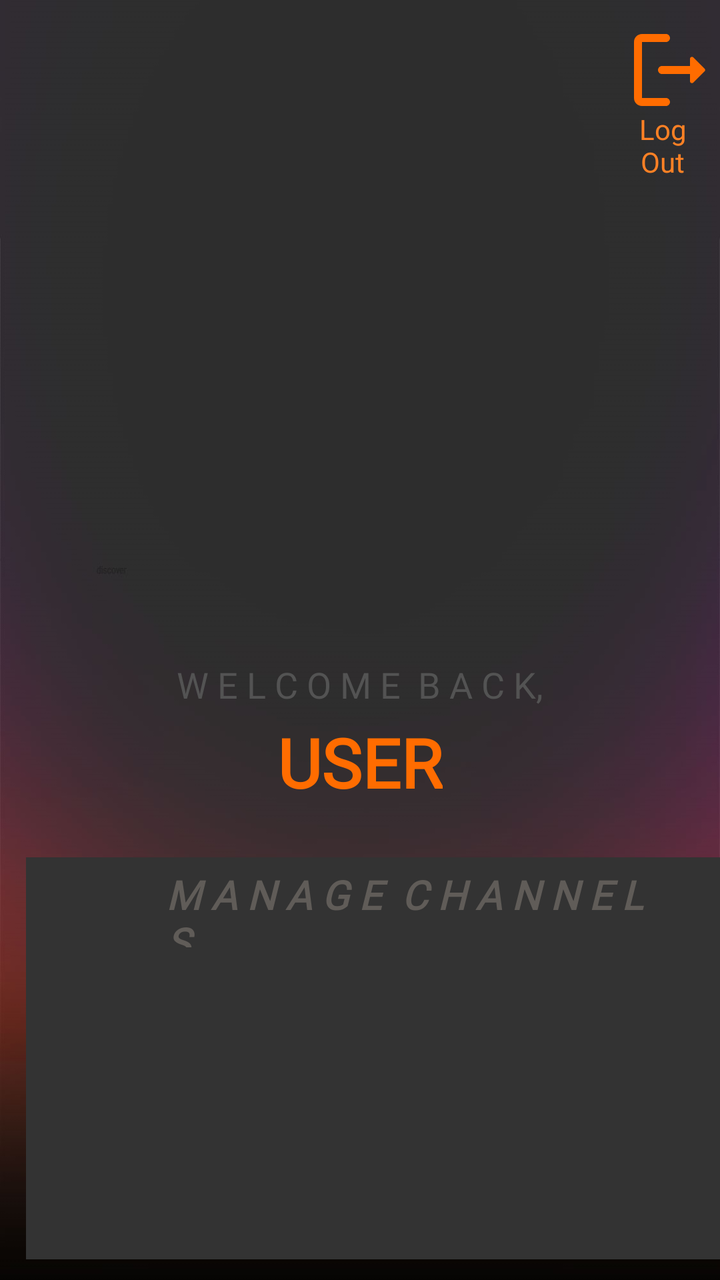
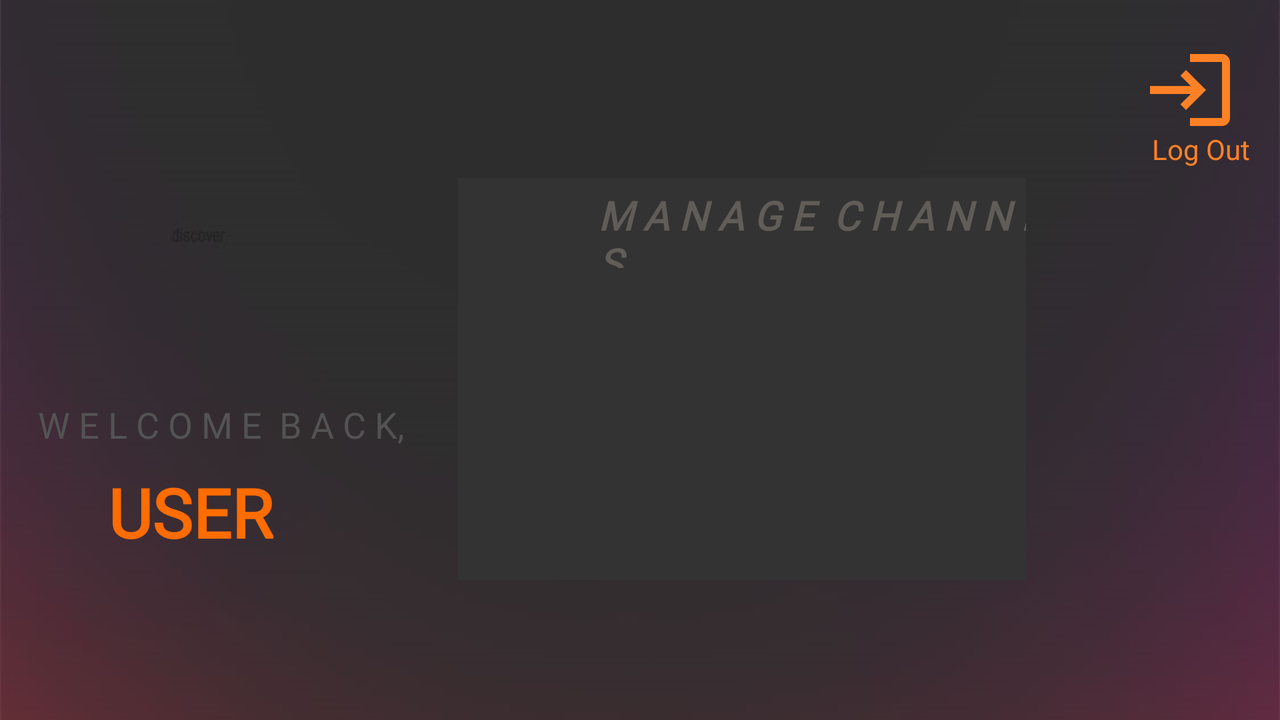

One screen, two layout resources from the same app: the default and the repository's alternative for another configuration. Each is rendered where Android would select it; the XML of both is given below.
<!-- AndroidManifest.xml: application theme Theme.Liveli -->
<!-- res/layout/fragment_profile.xml -->
<?xml version="1.0" encoding="utf-8"?>
<RelativeLayout xmlns:android="http://schemas.android.com/apk/res/android"
    xmlns:app="http://schemas.android.com/apk/res-auto"
    xmlns:tools="http://schemas.android.com/tools"
    android:layout_width="match_parent"
    android:layout_height="match_parent"
    tools:context=".Profile">

    <ImageView
        android:id="@+id/imageView"
        android:layout_width="match_parent"
        android:layout_height="match_parent"
        android:layout_alignParentStart="true"
        android:layout_alignParentTop="true"
        android:scaleType="centerCrop"
        app:srcCompat="@drawable/bg_cropped" />

    <ImageButton
        android:id="@+id/ibExit"
        android:layout_width="50dp"
        android:layout_height="40dp"
        android:layout_alignParentTop="true"
        android:layout_alignParentEnd="true"
        android:layout_marginTop="15dp"
        android:background="@android:color/transparent"
        app:srcCompat="@drawable/ic_round_logout_48" />

    <TextView
        android:id="@+id/tvLogout"
        android:layout_width="25dp"
        android:layout_height="wrap_content"
        android:layout_alignParentEnd="true"
        android:text="Log Out"
        android:textAlignment="center"
        android:textColor="#FF8125"
        android:layout_marginEnd="16dp"
        android:layout_below="@+id/ibExit"/>

    <ImageView
        android:id="@+id/ivProfilePic"
        android:layout_width="175dp"
        android:layout_height="175dp"
        android:layout_alignParentTop="true"
        android:layout_centerHorizontal="true"
        android:layout_marginTop="125dp"
        tools:srcCompat="@tools:sample/avatars" />

    <TextView
        android:id="@+id/tvWelcomeBack"
        android:layout_width="wrap_content"
        android:layout_height="wrap_content"
        android:layout_below="@+id/ivProfilePic"
        android:layout_centerHorizontal="true"
        android:layout_marginTop="30dp"
        android:fontFamily="@font/luckiest_guy"
        android:text="W E L C O M E  B A C K,"
        android:textColor="#535353"
        android:textSize="18sp" />

    <TextView
        android:id="@+id/tvUsername"
        android:layout_width="wrap_content"
        android:layout_height="wrap_content"
        android:layout_below="@+id/tvWelcomeBack"
        android:layout_centerHorizontal="true"
        android:layout_marginTop="4dp"
        android:fontFamily="@font/luckiest_guy"
        android:text="User"
        android:textAllCaps="true"
        android:textColor="@color/accent"
        android:textSize="34sp"
        android:textStyle="bold" />

    <FrameLayout
        android:layout_width="389dp"
        android:layout_height="345dp"
        android:layout_below="@+id/tvUsername"
        android:layout_marginTop="0dp">

        <TextView
            android:id="@+id/textView8"
            android:layout_width="373dp"
            android:layout_height="201dp"
            android:layout_marginStart="13dp"
            android:layout_marginTop="25dp"
            android:layout_marginBottom="0dp"
            android:background="#333333" />

        <androidx.recyclerview.widget.RecyclerView
            android:id="@+id/rvChannels"
            android:layout_width="375dp"
            android:layout_height="wrap_content"
            android:layout_centerVertical="true"
            android:layout_marginStart="13dp"
            android:layout_marginTop="80dp"
            android:layout_marginBottom="0dp"
            android:background="#00333333"
            android:scrollbars="horizontal">

        </androidx.recyclerview.widget.RecyclerView>

        <TextView
            android:id="@+id/textView9"
            android:layout_width="246dp"
            android:layout_height="40dp"
            android:layout_marginStart="83dp"
            android:layout_marginTop="30dp"
            android:layout_marginBottom="270dp"
            android:fontFamily="@font/luckiest_guy"
            android:text="M A N A G E  C H A N N E L S"
            android:textColor="#605C58"
            android:textSize="20sp"
            android:textStyle="bold|italic" />
    </FrameLayout>

</RelativeLayout>
<!-- resources referenced by this layout -->
<resources>
  <color name="accent">#ff6c00</color>
  <!-- drawable bg_cropped: jpg bitmap (drawable, 82632 bytes) -->
  <!-- drawable ic_round_logout_48 (drawable) -->
  <vector android:autoMirrored="true" android:height="48dp"
      android:tint="#FF6C00" android:viewportHeight="24"
      android:viewportWidth="24" android:width="48dp" xmlns:android="http://schemas.android.com/apk/res/android">
      <path android:fillColor="@android:color/white" android:pathData="M5,5h6c0.55,0 1,-0.45 1,-1v0c0,-0.55 -0.45,-1 -1,-1H5C3.9,3 3,3.9 3,5v14c0,1.1 0.9,2 2,2h6c0.55,0 1,-0.45 1,-1v0c0,-0.55 -0.45,-1 -1,-1H5V5z"/>
      <path android:fillColor="@android:color/white" android:pathData="M20.65,11.65l-2.79,-2.79C17.54,8.54 17,8.76 17,9.21V11h-7c-0.55,0 -1,0.45 -1,1v0c0,0.55 0.45,1 1,1h7v1.79c0,0.45 0.54,0.67 0.85,0.35l2.79,-2.79C20.84,12.16 20.84,11.84 20.65,11.65z"/>
  </vector>
  <style name="Theme.Liveli" parent="Theme.MaterialComponents.DayNight.DarkActionBar">
          
          <item name="colorPrimary">@color/accent</item>
          <item name="colorPrimaryVariant">@color/accent</item>
          <item name="colorOnPrimary">@color/white</item>
          
          <item name="colorSecondary">@color/teal_200</item>
          <item name="colorSecondaryVariant">@color/teal_700</item>
          <item name="colorOnSecondary">@color/black</item>
          
          <item name="android:statusBarColor" tools:targetApi="l">?attr/colorPrimaryVariant</item>
          
      </style>
  <color name="white">#FFFFFFFF</color>
  <color name="teal_200">#FF03DAC5</color>
  <color name="teal_700">#FF018786</color>
  <color name="black">#FF000000</color>
</resources>
<!-- res/layout-land/fragment_profile.xml (the repository's variant of the layout above) -->
<!-- drawn on the phone turned sideways -->
<?xml version="1.0" encoding="utf-8"?>
<RelativeLayout xmlns:android="http://schemas.android.com/apk/res/android"
    xmlns:app="http://schemas.android.com/apk/res-auto"
    xmlns:tools="http://schemas.android.com/tools"
    android:layout_width="match_parent"
    android:layout_height="match_parent"
    tools:context=".Profile">

    <ImageView
        android:id="@+id/imageView"
        android:layout_width="match_parent"
        android:layout_height="match_parent"
        android:layout_alignParentStart="true"
        android:layout_alignParentTop="true"
        android:scaleType="centerCrop"
        app:srcCompat="@drawable/bg_cropped" />

    <ImageButton
        android:id="@+id/ibExit"
        android:layout_width="60dp"
        android:layout_height="60dp"
        android:layout_alignParentTop="true"
        android:layout_alignParentEnd="true"
        android:layout_marginTop="15dp"
        android:layout_marginEnd="15dp"
        android:background="@android:color/transparent"
        app:srcCompat="@drawable/ic_outline_login_48" />

    <TextView
        android:id="@+id/tvLogout"
        android:layout_width="wrap_content"
        android:layout_height="wrap_content"
        android:layout_alignParentTop="true"
        android:layout_alignParentEnd="true"
        android:layout_marginTop="65dp"
        android:layout_marginEnd="15dp"
        android:text="Log Out"
        android:textColor="#FF8125" />

    <ImageView
        android:id="@+id/ivProfilePic"
        android:layout_width="175dp"
        android:layout_height="175dp"
        android:layout_alignParentStart="true"
        android:layout_alignParentTop="true"
        android:layout_marginStart="12dp"
        android:layout_marginTop="12dp"
        tools:srcCompat="@tools:sample/avatars" />

    <TextView
        android:id="@+id/tvWelcomeBack"
        android:layout_width="wrap_content"
        android:layout_height="wrap_content"
        android:layout_below="@+id/ivProfilePic"
        android:layout_alignParentStart="true"
        android:layout_centerVertical="true"
        android:layout_marginStart="19dp"
        android:layout_marginTop="13dp"
        android:fontFamily="@font/luckiest_guy"
        android:text="W E L C O M E  B A C K,"
        android:textColor="#535353"
        android:textSize="18sp" />

    <TextView
        android:id="@+id/tvUsername"
        android:layout_width="wrap_content"
        android:layout_height="wrap_content"
        android:layout_below="@+id/tvWelcomeBack"
        android:layout_alignParentStart="true"
        android:layout_marginStart="54dp"
        android:layout_marginTop="9dp"
        android:fontFamily="@font/luckiest_guy"
        android:text="User"
        android:textAllCaps="true"
        android:textColor="@color/accent"
        android:textSize="34sp"
        android:textStyle="bold" />

    <FrameLayout
        android:layout_width="389dp"
        android:layout_height="345dp"
        android:layout_alignParentTop="true"
        android:layout_alignParentEnd="true"
        android:layout_alignParentBottom="true"
        android:layout_marginStart="29dp"
        android:layout_marginTop="64dp"
        android:layout_marginEnd="127dp"
        android:layout_marginBottom="2dp"
        android:layout_toEndOf="@+id/ivProfilePic">

        <TextView
            android:id="@+id/textView8"
            android:layout_width="373dp"
            android:layout_height="201dp"
            android:layout_marginStart="13dp"
            android:layout_marginTop="25dp"
            android:layout_marginBottom="0dp"
            android:background="#333333" />

        <androidx.recyclerview.widget.RecyclerView
            android:id="@+id/rvChannels"
            android:layout_width="327dp"
            android:layout_height="147dp"
            android:layout_centerVertical="true"
            android:layout_marginStart="13dp"
            android:layout_marginTop="80dp"
            android:layout_marginBottom="0dp"
            android:background="#00333333"
            android:scrollbars="horizontal">

        </androidx.recyclerview.widget.RecyclerView>

        <TextView
            android:id="@+id/textView9"
            android:layout_width="246dp"
            android:layout_height="40dp"
            android:layout_marginStart="83dp"
            android:layout_marginTop="30dp"
            android:layout_marginBottom="270dp"
            android:fontFamily="@font/luckiest_guy"
            android:text="M A N A G E  C H A N N E L S"
            android:textColor="#605C58"
            android:textSize="20sp"
            android:textStyle="bold|italic" />
    </FrameLayout>

</RelativeLayout>
<!-- resources referenced by the variant -->
<!-- as the phone turned sideways resolves them -->
<resources>
  <color name="accent">#ff6c00</color>
  <!-- drawable bg_cropped: jpg bitmap (drawable, 82632 bytes) -->
  <!-- drawable ic_outline_login_48 (drawable) -->
  <vector android:autoMirrored="true" android:height="48dp"
      android:tint="#FF8125" android:viewportHeight="24"
      android:viewportWidth="24" android:width="48dp" xmlns:android="http://schemas.android.com/apk/res/android">
      <path android:fillColor="@android:color/white" android:pathData="M11,7L9.6,8.4l2.6,2.6H2v2h10.2l-2.6,2.6L11,17l5,-5L11,7zM20,19h-8v2h8c1.1,0 2,-0.9 2,-2V5c0,-1.1 -0.9,-2 -2,-2h-8v2h8V19z"/>
  </vector>
  <style name="Theme.Liveli" parent="Theme.MaterialComponents.DayNight.DarkActionBar">
          
          <item name="colorPrimary">@color/accent</item>
          <item name="colorPrimaryVariant">@color/accent</item>
          <item name="colorOnPrimary">@color/white</item>
          
          <item name="colorSecondary">@color/teal_200</item>
          <item name="colorSecondaryVariant">@color/teal_700</item>
          <item name="colorOnSecondary">@color/black</item>
          
          <item name="android:statusBarColor" tools:targetApi="l">?attr/colorPrimaryVariant</item>
          
      </style>
  <color name="white">#FFFFFFFF</color>
  <color name="teal_200">#FF03DAC5</color>
  <color name="teal_700">#FF018786</color>
  <color name="black">#FF000000</color>
</resources>
